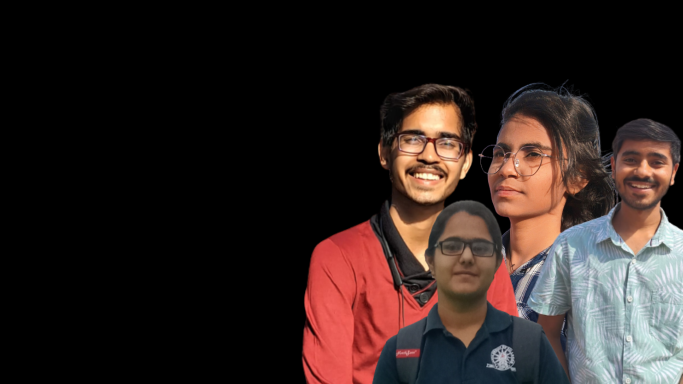
#> input picture about.png, 1366 x 768 px (shown at 1/2 size)
$ python -i RealtimeAnime.py   (imports and definitions only)
#> lines starting #> are read from the running program, lines starting #| are printed output that depends on the picture; after the words box and inside, x2 and y2 are one past the last pixel; in counts of white or black regions, pixels touching at a corner belong together
import cv2
import cvzone
from cvzone.SelfiSegmentationModule import SelfiSegmentation
import os
import numpy as np
from PIL import Image, ImageEnhance
import numpy

# [3 lines not run here, left out]
# [1 line that did not run here, left out]
# [1 line that did not run here, left out]

def contrast(img):
    # converting to LAB color space
    lab= cv2.cvtColor(img, cv2.COLOR_BGR2LAB)
    l_channel, a, b = cv2.split(lab)

    # Applying CLAHE to L-channel
    # feel free to try different values for the limit and grid size:
    clahe = cv2.createCLAHE(clipLimit=9.0, tileGridSize=(8,8))
    cl = clahe.apply(l_channel)

    # merge the CLAHE enhanced L-channel with the a and b channel
    limg = cv2.merge((cl,a,b))

    # Converting image from LAB Color model to BGR color spcae
    enhanced_img = cv2.cvtColor(limg, cv2.COLOR_LAB2BGR)
    return enhanced_img

def cartoonize(frame):
    num_down = 1
    num_bilateral = 4

    img=frame
    img_copy = img

    try:
        for _ in range(num_down):
            img_copy = cv2.pyrDown(img_copy)
#> this loop made 1 pass
#> pass 1, in cartoonize, `img_copy = cv2.pyrDown(img_copy)`:
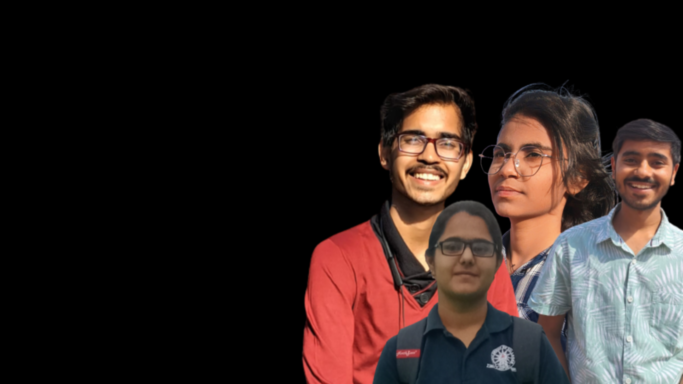
#> img_copy: shape (384, 683, 3); mean R, G, B 46.6, 34.7, 32.3
    except:
        print("No such image found. Please check file path.")
        return

    for _ in range(num_bilateral):
        img_copy = cv2.bilateralFilter(img_copy, d=7, sigmaColor=7, sigmaSpace=5)

    for _ in range(num_down):
        img_copy = cv2.pyrUp(img_copy)

    img_gray = cv2.cvtColor(img, cv2.COLOR_RGB2GRAY)
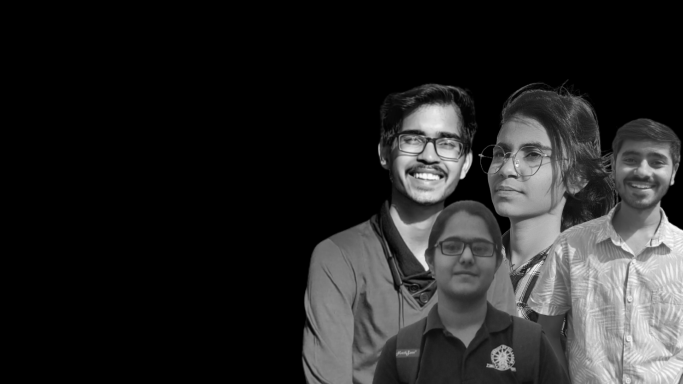
#> img_gray: shape (768, 1366) (shown at 1/2 size); min 0, max 253, mean 38.1
    img_blur = cv2.medianBlur(img_gray, 5)


    img_edge = cv2.adaptiveThreshold(img_blur, 255,
        cv2.ADAPTIVE_THRESH_MEAN_C,
        cv2.THRESH_BINARY,
        blockSize=5,
        C=2)
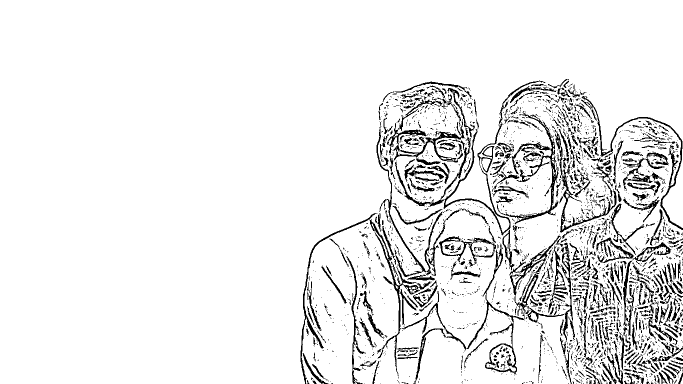
#> img_edge: shape (768, 1366) (shown at 1/2 size); 91.8% white; 2622 black regions (2133 under 20 px), largest, box (x1, y1, x2, y2) and area: (601, 426, 864, 768) 3891, (803, 487, 1049, 768) 3619, (1020, 469, 1150, 683) 3506

    #Converting to RGB from GrayScale
    img_edge = cv2.cvtColor(img_edge, cv2.COLOR_GRAY2RGB)

    try:
        img_cartoon = cv2.bitwise_and(img_copy, img_edge)
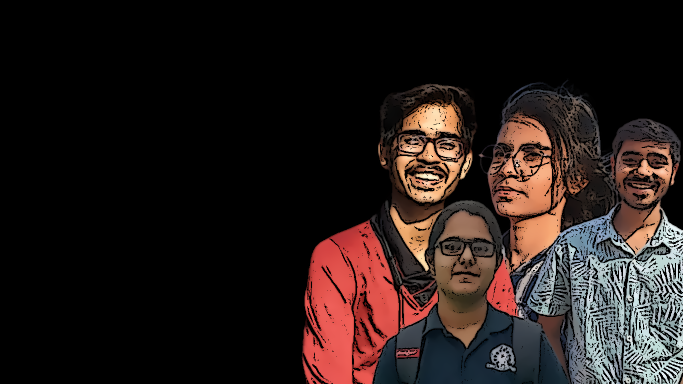
#> img_cartoon: shape (768, 1366, 3) (shown at 1/2 size); mean R, G, B 37.9, 27.6, 25.5
    except:
        print("Image could not be cartoonized due to inconsistency in channels")
        return

    return img_cartoon
i = 0
# [16 lines not run here, left out]

>>> import cv2
>>> picture = cv2.cvtColor(cv2.imread('about.png'), cv2.COLOR_BGR2RGB)
>>> result = cartoonize(picture)
